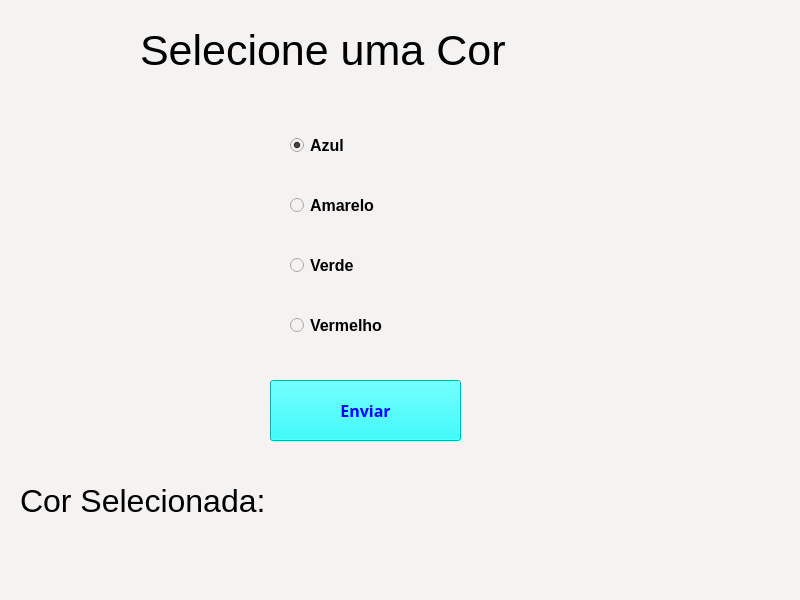
<?xml version="1.0" encoding="UTF-8"?>
<ui version="4.0">
 <class>MainWindow</class>
 <widget class="QMainWindow" name="MainWindow">
  <property name="geometry">
   <rect>
    <x>0</x>
    <y>0</y>
    <width>800</width>
    <height>600</height>
   </rect>
  </property>
  <property name="windowTitle">
   <string>MainWindow</string>
  </property>
  <property name="styleSheet">
   <string notr="true">background-color: rgba(245, 243, 242, 248);</string>
  </property>
  <widget class="QWidget" name="centralwidget">
   <widget class="QRadioButton" name="radioButton">
    <property name="geometry">
     <rect>
      <x>290</x>
      <y>130</y>
      <width>271</width>
      <height>31</height>
     </rect>
    </property>
    <property name="font">
     <font>
      <pointsize>12</pointsize>
      <weight>75</weight>
      <bold>true</bold>
     </font>
    </property>
    <property name="text">
     <string>Azul</string>
    </property>
    <property name="checked">
     <bool>true</bool>
    </property>
   </widget>
   <widget class="QRadioButton" name="radioButton_2">
    <property name="geometry">
     <rect>
      <x>290</x>
      <y>190</y>
      <width>271</width>
      <height>31</height>
     </rect>
    </property>
    <property name="font">
     <font>
      <pointsize>12</pointsize>
      <weight>75</weight>
      <bold>true</bold>
     </font>
    </property>
    <property name="text">
     <string>Amarelo</string>
    </property>
   </widget>
   <widget class="QRadioButton" name="radioButton_3">
    <property name="geometry">
     <rect>
      <x>290</x>
      <y>250</y>
      <width>271</width>
      <height>31</height>
     </rect>
    </property>
    <property name="font">
     <font>
      <pointsize>12</pointsize>
      <weight>75</weight>
      <bold>true</bold>
     </font>
    </property>
    <property name="text">
     <string>Verde</string>
    </property>
   </widget>
   <widget class="QRadioButton" name="radioButton_4">
    <property name="geometry">
     <rect>
      <x>290</x>
      <y>310</y>
      <width>271</width>
      <height>31</height>
     </rect>
    </property>
    <property name="font">
     <font>
      <pointsize>12</pointsize>
      <weight>75</weight>
      <bold>true</bold>
     </font>
    </property>
    <property name="text">
     <string>Vermelho</string>
    </property>
   </widget>
   <widget class="QLabel" name="label">
    <property name="geometry">
     <rect>
      <x>140</x>
      <y>10</y>
      <width>541</width>
      <height>81</height>
     </rect>
    </property>
    <property name="font">
     <font>
      <pointsize>32</pointsize>
     </font>
    </property>
    <property name="text">
     <string>Selecione uma Cor</string>
    </property>
   </widget>
   <widget class="QLabel" name="label_2">
    <property name="geometry">
     <rect>
      <x>20</x>
      <y>460</y>
      <width>671</width>
      <height>81</height>
     </rect>
    </property>
    <property name="font">
     <font>
      <pointsize>24</pointsize>
     </font>
    </property>
    <property name="text">
     <string>Cor Selecionada: </string>
    </property>
   </widget>
   <widget class="QPushButton" name="pushButton">
    <property name="geometry">
     <rect>
      <x>270</x>
      <y>380</y>
      <width>191</width>
      <height>61</height>
     </rect>
    </property>
    <property name="font">
     <font>
      <family>Arial Black</family>
      <pointsize>12</pointsize>
      <weight>75</weight>
      <italic>false</italic>
      <bold>true</bold>
     </font>
    </property>
    <property name="styleSheet">
     <string notr="true">background-color: rgb(0, 255, 255);
color: rgb(0, 0, 255);</string>
    </property>
    <property name="text">
     <string>Enviar</string>
    </property>
   </widget>
  </widget>
  <widget class="QMenuBar" name="menubar">
   <property name="geometry">
    <rect>
     <x>0</x>
     <y>0</y>
     <width>800</width>
     <height>26</height>
    </rect>
   </property>
  </widget>
  <widget class="QStatusBar" name="statusbar"/>
 </widget>
 <resources/>
 <connections/>
</ui>
